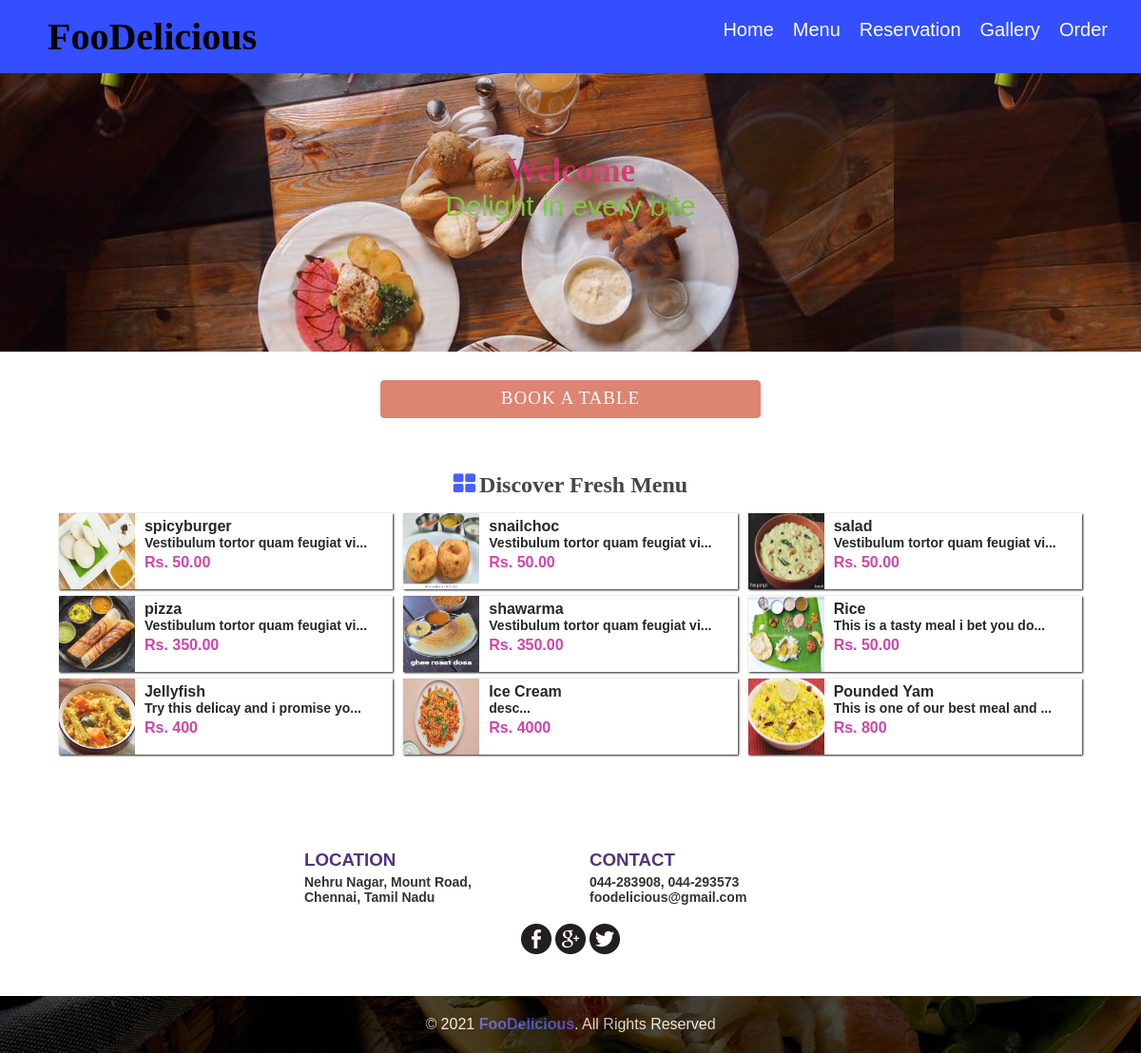
Before: / with the older database file.
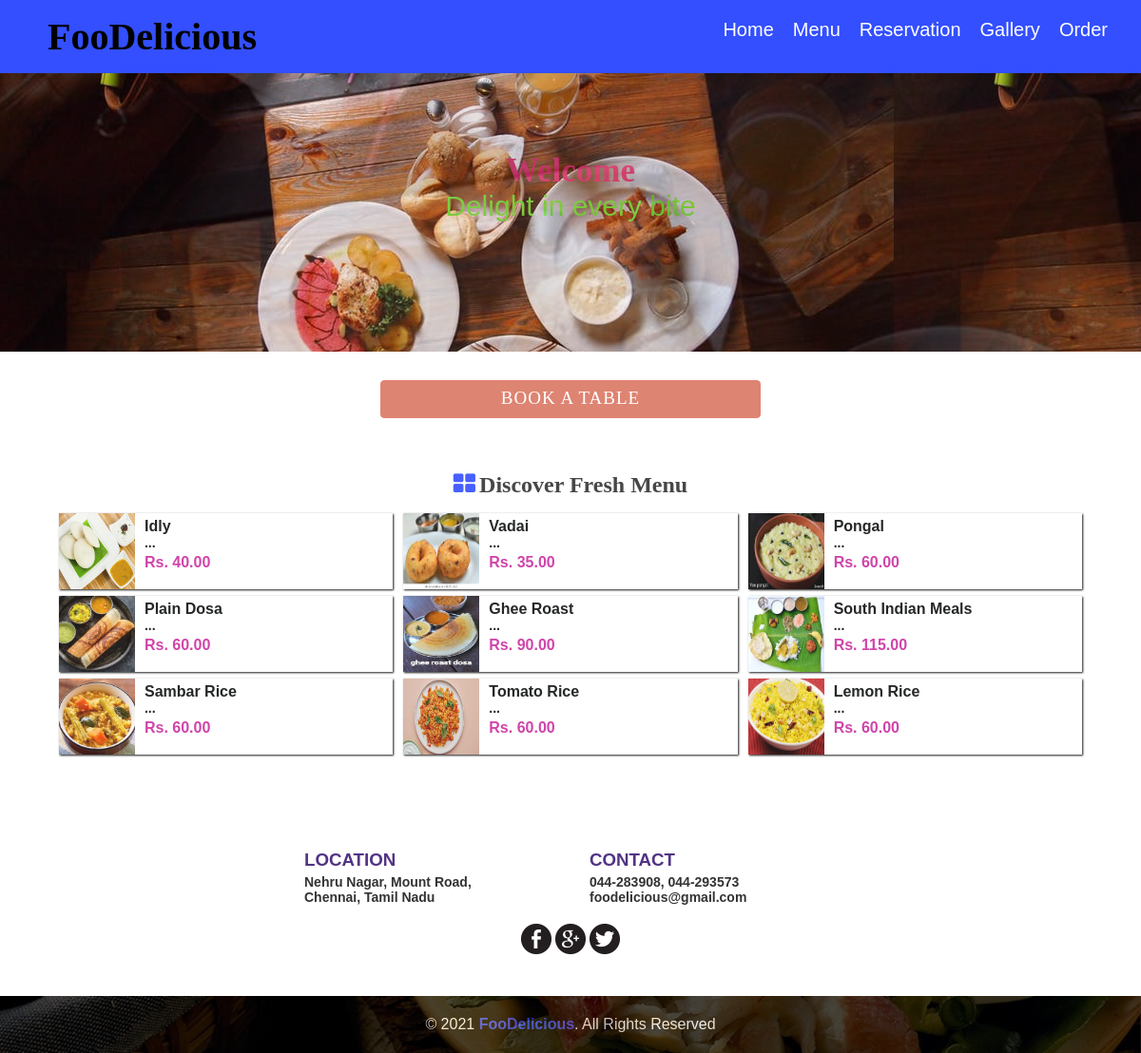
After: the same page with the newer database file.
### tables this page shows
CREATE TABLE `food` (
  `id` int(11) NOT NULL,
  `food_name` varchar(255) NOT NULL,
  `food_category` varchar(255) NOT NULL,
  `food_price` varchar(255) NOT NULL,
  `food_description` varchar(100) NOT NULL
);

### index.php (the view, shortened to what this page needs)
<?php
	require "admin/includes/db.php";
	$get_recent = $db->query("SELECT * FROM food LIMIT 9");
	$result = "";
	if($get_recent->num_rows) {
		while($row = $get_recent->fetch_assoc()) {
			$result .= "<div class='parallax_item'>
							<a href='detail.php?fid=".$row['id']."'><img src='image/FoodPics/".$row['id'].".jpg' width='80px' height='80px' />
							<div class='detail'>
								<h4>".$row['food_name']."</h4>
								<p class='desc'>".substr($row['food_description'], 0, 33)."...</p>
								<p class='price'>Rs. ".$row['food_price']."</p>
							</div>
							<p class='clear'></p>
							</a>
						</div>";
		}
	}else{
	}
?>
<!Doctype html>
<html lang="en">
<head>
<link rel="stylesheet" href="css/main.css" />
</head>
<body>
<?php require "includes/header.php"; ?>
<div class="parallax" onclick="remove_class()">
	<div class="parallax_head" style="background-image: url('.../image/dish_5.jpg');">
		<h2 style="color:#DA3170;"><b>Welcome</b></h2>
		<h3 style="color:#6ADA31; font-size:30px">Delight in every bite</h3>
	</div>
</div>
<div class="content" onclick="remove_class()">
	<a href="reservation.php" class="submit" style="background:#DE8472 ; border: 1px solid #DE8472 ">BOOK A TABLE</a>
</div>
<div class="content remove_pad" onclick="remove_class()">
	<div class="inner_content on_parallax">
		<h2><span class="fresh"><b>Discover Fresh Menu</b></span></h2>
		<div class="parallax_content">
			<?php echo $result; ?>
		</div>
	</div>
</div>
<div class="content" onclick="remove_class()">
	<div class="inner_content">
		<div class="contact">
			<div class="left">
				<h3 style="color:#513484;"><b>LOCATION</b></h3>
				<p>Nehru Nagar, Mount Road,</p>
				<p>Chennai, Tamil Nadu</p>
			</div>
			<div class="left">
				<h3 style="color:#513484;"><b>CONTACT</b></h3>
				<p>044-283908, 044-293573</p>
				<p>foodelicious@gmail.com</p>
			</div>
			<div class="icon_holder">
				<a href="#"><img src="image/icons/Facebook.png" alt="image/icons/Facebook.png" /></a>
				<a href="#"><img src="image/icons/Google+.png" alt="image/icons/Google+.png"  /></a>
				<a href="#"><img src="image/icons/Twitter.png" alt="image/icons/Twitter.png"  /></a>
			</div>
		</div>
	</div>
</div>
<div class="footer_parallax" onclick="remove_class()">
	<div class="on_footer_parallax">
		<p>&copy; <?php echo strftime("%Y", time()); ?> <span style="color:#334FFF;"><b>FooDelicious</b></span>. All Rights Reserved</p>
	</div>
</div>
</body>
</html>

### includes/header.php (shortened to what this page needs)
<header>
	<div onclick="remove_class()">
	<div class="main_nav" style="background: #334FFF;">
		<h2 style="font-family:Brush Script MT; color:Black; font-size:40px;"><b>FooDelicious</b></h2>
		<ul class="default_links">
			<li style="font-size:20px"><a href="index.php">Home</a></li>
			<li style="font-size:20px"><a href="menu.php">Menu</a></li>
			<li style="font-size:20px"><a href="reservation.php">Reservation</a></li>
			<li style="font-size:20px"><a href="gallery.php">Gallery</a></li>
			<li style="font-size:20px"><a href="basket.php">Order</a></li>
		</ul>
	</div>
	</div>
</header>

### css/main.css (style rules this page uses)
* { margin: 0; padding: 0; box-sizing: border-box; }
body { font-family: Arial, Helvetica, san-serif, tahoma; }
header { display: block; background: #D54114; position: fixed; width: 100%; right: 0; top: 0; margin-bottom: 60px; z-index: 100; }
div.main_nav { padding: 15px 15px; display: block; background: #FF5722; height: auto; min-height: 60px; }
div.main_nav h2 { float: left; margin-left: 35px; font-family: 1em "helvetica" sans-serif; color: #fff; font-weight: 200; }
div.main_nav ul { padding: 0; margin: 0; list-style-type: none; float: right; margin-right: 20px; }
div.main_nav ul li { float: left; margin-left: 20px; margin-top: 5px; height: 20px; width: auto; }
div.main_nav ul li a { text-decoration: none; color: #fff; }
div.parallax { background-image: url("../image/dish_5.jpg"); background-attachment: fixed; height: 370px; background-repeat: no-repeat; background-position: center; background-size: cover; width: 100%; }
div.parallax_head { background: #000; opacity: 0.8; color: #089599 ; text-align: center; height: 370px; padding: 10px; }
div.on_parallax { background: #fff; opacity: 0.9; color: #0F1111 ; text-align: center; height: 370px; padding: 10px; }
div.on_parallax h2 { color: #333; margin: 15px auto; font-weight: 200; font-family: lucida handwriting; }
span.fresh:before { content: '\f009'; font-family: FontAwesome; color: #334FFF; font-size: 25px; margin-right: 4px; }
div.parallax_content { max-width: 1100px; height: auto; padding: 1px; margin: 0 auto; }
div.parallax_item { float: left; margin-left: 1%; width: 32%; background: #fff; height: auto; box-shadow: 1px 1px 2px #000; margin-bottom: 7px; }
div.parallax_item a { text-decoration: none; color: #0F1111 ; }
div.parallax_item img { float: left; margin-right: 5px; }
div.detail { padding: 5px; text-align: left; float:left; font-weight: bold; }
div.detail p.desc { font-size: 14px; }
div.detail p.price { text-align: left; line-height: 25px; color: #CB31A1; font-weight: bold; }
div.parallax_head h2 { margin-top: 150px; font-family: lucida handwriting; text-transform: capitalize; font-size: 35px; }
div.parallax_head h3 { font-size: 40px; font-family: sans-serif; font-weight: 200; }
div.content { background: #fff; color: #000; padding: 20px 15px; height: auto; display: block; }
div.content.remove_pad { background: #fff; color: #000; padding: 2px 15px; height: auto; display: block; }
div.inner_content { max-width: 1200px; height: auto; padding: 20px; margin: 0 auto; }
div.left { float: left; width: 50%; height: auto; padding: 20px; }
a.submit { width: 100%; display: block; text-align: center; max-width: 400px; background: #333; color: #fff; padding: 7px; height: 40px; margin: 0 auto; border: 1px solid #333; letter-spacing: 1px; transition: letter-spacing 200ms ease-in; -moz-transition: letter-spacing 200ms ease-in; -webkit-transition: letter-spacing 200ms ease-in; font-family: verdana; font-size: 19px; margin-top: 10px; border-radius: 4px; text-decoration: none; }
div.contact { max-width: 600px; margin: 0 auto; height: auto; color: #333; }
div.contact div.left h3 { color: #FF5722; font-weight: 200; margin-bottom: 4px; }
div.contact div.left p { font-size: 14px; font-weight: bold; }
div.icon_holder { text-align: center; margin-top: 10px; }
div.footer_parallax { background-image: url("../image/dish_2.jpg"); background-attachment: fixed; height: 60px; background-repeat: no-repeat; background-position: center; background-size: cover; width: 100%; }
div.on_footer_parallax { background: #000; opacity: 0.7; color: #fff; text-align: center; height: 60px; padding: 10px; text-align: center; }
div.on_footer_parallax p { line-height: 40px; }
div.on_footer_parallax p span { color: #FF5722; }

Changed rows visible on the page:
removed food: shows a picture, food_name "Ice Cream", food_description "desc", food_price "4000"
changed food: food_name "spicyburger" → "Idly"; food_price "50.00" → "40.00"; food_description "Vestibulum tortor quam feugiat vi" → (not shown)
changed food: food_name "snailchoc" → "Vadai"; food_price "50.00" → "35.00"; food_description "Vestibulum tortor quam feugiat vi" → (not shown)
changed food: food_name "salad" → "Pongal"; food_price "50.00" → "60.00"; food_description "Vestibulum tortor quam feugiat vi" → (not shown)
changed food: food_name "pizza" → "Plain Dosa"; food_price "350.00" → "60.00"; food_description "Vestibulum tortor quam feugiat vi" → (not shown)
changed food: food_name "shawarma" → "Ghee Roast"; food_price "350.00" → "90.00"; food_description "Vestibulum tortor quam feugiat vi" → (not shown)
changed food: food_name "Rice" → "South Indian Meals"; food_price "50.00" → "115.00"; food_description "This is a tasty meal i bet you do" → (not shown)
changed food: food_name "Jellyfish" → "Sambar Rice"; food_price "400" → "60.00"; food_description "Try this delicay and i promise yo" → (not shown)
added food: shows a picture, food_name "Tomato Rice", food_price "60.00"
changed food: food_name "Pounded Yam" → "Lemon Rice"; food_price "800" → "60.00"; food_description "This is one of our best meal and" → (not shown)
